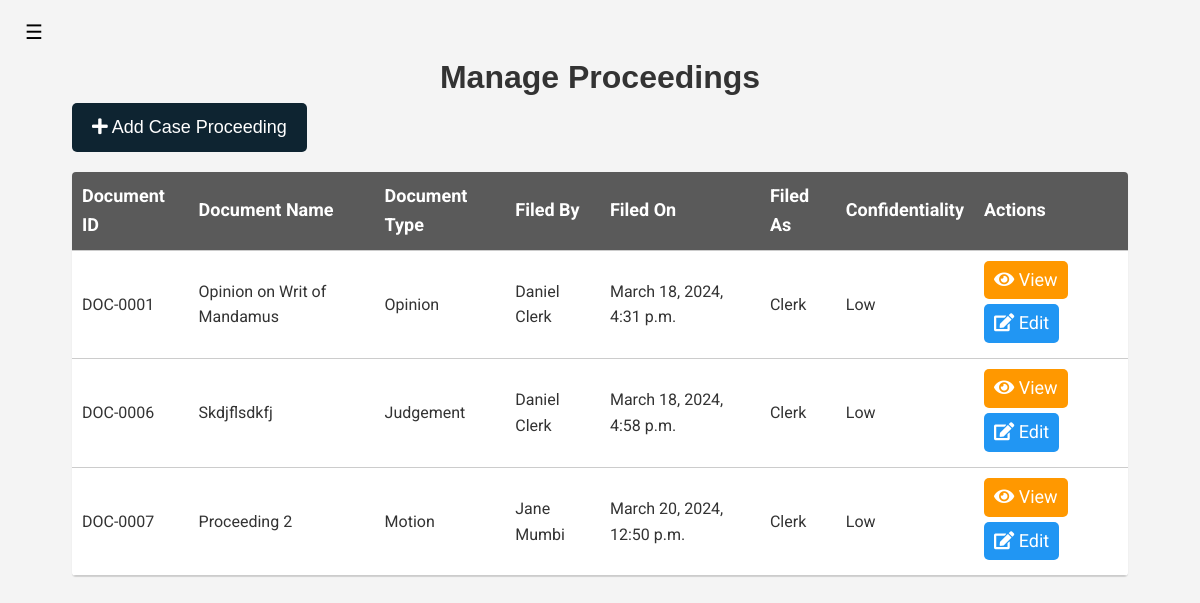
Before: /manage-case-proceeding/1 (signed in) with the older database file.
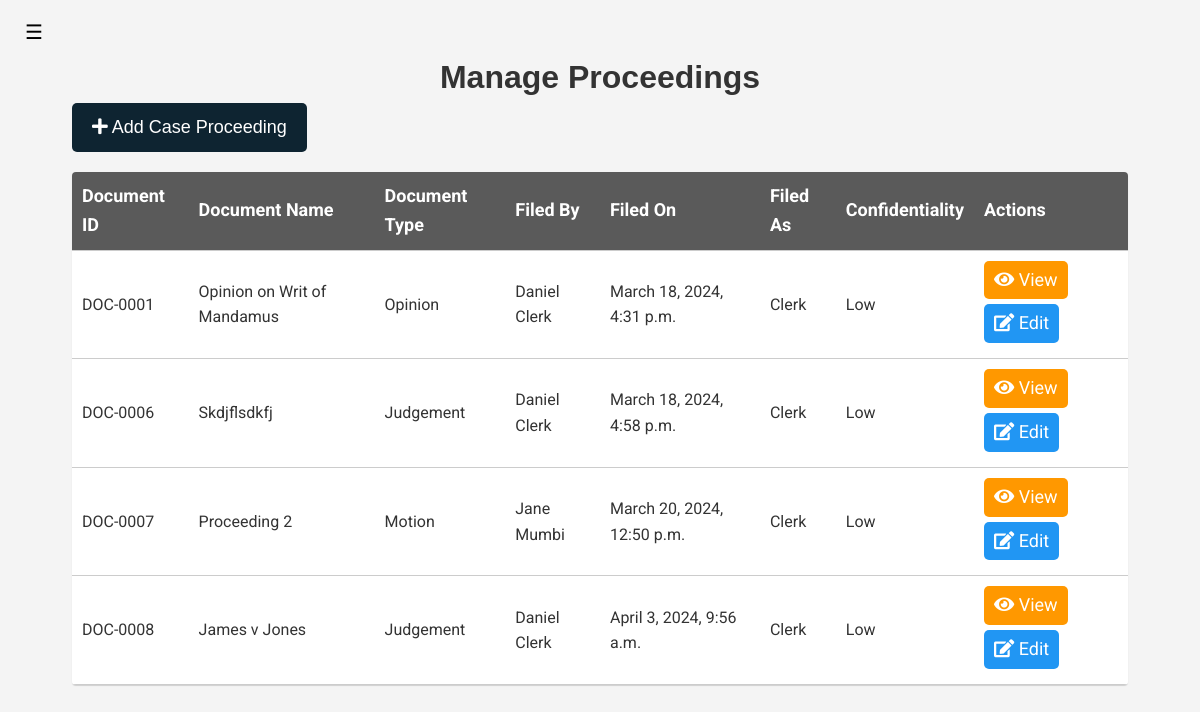
After: the same page with the newer database file.
### court_proceedings_management_application/models.py (models this page shows, shortened)
class CaseProceeding(models.Model):
    DOCUMENT_TYPES = (
        ('application', 'Application'),
        ('evidence', 'Evidence'),
        ('order', 'Order'),
        ('report', 'Report'),
        ('motion', 'Motion'),
        ('judgement', 'Judgement'),
        ('opinion', 'Opinion'),
        ('agreement', 'Agreement'),
        ('statement', 'Statement'),
        ('notice', 'Notice'),
        ('affidavit', 'Affidavit'),
        ('brief', 'Brief'),
        ('complaint', 'Complaint'),
        ('memorandum', 'Memorandum'),
        ('declaration', 'Declaration'),
        ('deposition', 'Deposition'),
        ('pleading', 'Pleading'),
        ('petition', 'Petition'),
        ('reply', 'Reply'),
        ('warrant', 'Warrant'),
        ('will', 'Will'),
        ('subpoena', 'Subpoena'),
        ('transcript', 'Transcript'),
        ('verdict', 'Verdict'),
        ('appeal', 'Appeal'),
        ('sentence', 'Sentence'),
        ('ruling', 'Ruling'),
        ('decree', 'Decree'),
        ('directive', 'Directive'),
        ('mandate', 'Mandate'),
        ('injunction', 'Injunction'),
        ('citation', 'Citation'),
        ('summons', 'Summons'),
        ('writ', 'Writ')
    )
    CONFIDENTIALITY_LEVELS = (
        ('low', 'Low'),
        ('medium', 'Medium'),
        ('high', 'High'),
        ('critical', 'Critical'),
    )
    document_id = models.CharField(max_length=30, unique=True)
    document_name = models.CharField(max_length=255)
    document_type = models.CharField(max_length=30, choices=DOCUMENT_TYPES)
    filed_by = models.ForeignKey(User, on_delete=models.CASCADE)
    filed_as = models.CharField(max_length=255, choices=User.ROLES)
    filed_on = models.DateTimeField(auto_now_add=True)
    confidentiality = models.CharField(max_length=30, choices=CONFIDENTIALITY_LEVELS)
    case = models.ForeignKey(Case, on_delete=models.CASCADE)
    editors = models.ManyToManyField(User, related_name='editors', blank=True)
    content = RichTextUploadingField(null=True, blank=True, default='')
    reliefs = models.ManyToManyField(Relief, blank=True)

class User(AbstractUser, PermissionsMixin):
    ROLES = (
        ('admin', 'Admin'),
        ('clerk', 'Clerk'),
        ('judge', 'Judge'),
        ('participant', 'Participant'),
        ('lawyer', 'Lawyer'),
    )
    COUNTY_CHOICES = (
        ('Baringo', 'Baringo'),
        ('Bomet', 'Bomet'),
        ('Bungoma', 'Bungoma'),
        ('Busia', 'Busia'),
        ('Elgeyo Marakwet', 'Elgeyo Marakwet'),
        ('Embu', 'Embu'),
        ('Garissa', 'Garissa'),
        ('Homa Bay', 'Homa Bay'),
        ('Isiolo', 'Isiolo'),
        ('Kajiado', 'Kajiado'),
        ('Kakamega', 'Kakamega'),
        ('Kericho', 'Kericho'),
        ('Kiambu', 'Kiambu'),
        ('Kilifi', 'Kilifi'),
        ('Kirinyaga', 'Kirinyaga'),
        ('Kisii', 'Kisii'),
        ('Kisumu', 'Kisumu'),
        ('Kitui', 'Kitui'),
        ('Kwale', 'Kwale'),
        ('Laikipia', 'Laikipia'),
        ('Lamu', 'Lamu'),
        ('Machakos', 'Machakos'),
        ('Makueni', 'Makueni'),
        ('Mandera', 'Mandera'),
        ('Marsabit', 'Marsabit'),
        ('Meru', 'Meru'),
        ('Migori', 'Migori'),
        ('Mombasa', 'Mombasa'),
        ('Murang\'a', 'Murang\'a'),
        ('Nairobi', 'Nairobi'),
        ('Nakuru', 'Nakuru'),
        ('Nandi', 'Nandi'),
        ('Narok', 'Narok'),
        ('Nyamira', 'Nyamira'),
        ('Nyandarua', 'Nyandarua'),
        ('Nyeri', 'Nyeri'),
        ('Samburu', 'Samburu'),
        ('Siaya', 'Siaya'),
        ('Taita Taveta', 'Taita Taveta'),
        ('Tana River', 'Tana River'),
        ('Tharaka Nithi', 'Tharaka Nithi'),
    )
    TRIBE_CHOICES = (
        ('Kikuyu', 'Kikuyu'),
        ('Luhya', 'Luhya'),
        ('Luo', 'Luo'),
        ('Kalenjin', 'Kalenjin'),
        ('Kamba', 'Kamba'),
        ('Kisii', 'Kisii'),
        ('Mijikenda', 'Mijikenda'),
        ('Meru', 'Meru'),
        ('Turkana', 'Turkana'),
        ('Maasai', 'Maasai'),
        ('Embu', 'Embu'),
        ('Taita', 'Taita'),
        ('Giriama', 'Giriama'),
        ('Rendille', 'Rendille'),
        ('Borana', 'Borana'),
        ('Samburu', 'Samburu'),
        ('Pokomo', 'Pokomo'),
        ('Orma', 'Orma'),
        ('Elmolo', 'Elmolo'),
        ('Digo', 'Digo'),
        ('Swahili', 'Swahili'),
        ('Taveta', 'Taveta'),
        ('Kuria', 'Kuria'),
        ('Mbeere', 'Mbeere'),
        ('Tharaka', 'Tharaka'),
        ('Gusii', 'Gusii'),
        ('Ilchamus', 'Ilchamus'),
        ('Kalenjin', 'Kalenjin'),
        ('Kamba', 'Kamba'),
        ('Kikuyu', 'Kikuyu'),
        ('Kisii', 'Kisii'),
        ('Kuria', 'Kuria'),
        ('Luhya', 'Luhya'),
        ('Luo', 'Luo'),
        ('Maasai', 'Maasai'),
        ('Meru', 'Meru'),
        ('Mijikenda', 'Mijikenda'),
        ('Pokomo', 'Pokomo'),
        ('Rendille', 'Rendille'),
        ('Samburu', 'Samburu'),
        ('Somali', 'Somali'),
        ('Swahili', 'Swahili'),
        ('Taita', 'Taita'),
        ('Taveta', 'Taveta'),
        ('Tharaka', 'Tharaka'),
        ('Turkana', 'Turkana'),
        ('Gabra', 'Gabra'),
        ('Giriama', 'Giriama'),
    )
    GENDER_CHOICES = (
        ('male', 'Male'),
        ('female', 'Female'),
        ('prefer not to say', 'Prefer not to say'),
    )
    profile_image = models.ImageField(upload_to='profile_images/', null=True, blank=True, default='profile_images'
                                                                                                  '/default.png')
    user_id = models.CharField(max_length=30, unique=True)
    first_name = models.CharField(max_length=30)
    last_name = models.CharField(max_length=30, null=True, blank=True)
    username = models.CharField(max_length=30, unique=True)
    email = models.EmailField(unique=True)
    role = models.CharField(max_length=30, choices=ROLES, default='observer')
    national_id = models.IntegerField(unique=True)
    county_of_residence = models.CharField(max_length=30, choices=COUNTY_CHOICES, default='Nairobi')
    phone_number = models.CharField(max_length=15, blank=True)
    gender = models.CharField(max_length=30, choices=GENDER_CHOICES, default='prefer not to say')
    tribe = models.CharField(max_length=30, choices=TRIBE_CHOICES, default='Kikuyu')
    date_of_birth = models.DateField()
    address = models.CharField(max_length=255)
    password = models.CharField(max_length=30)
    is_active = models.BooleanField(default=True)
    is_staff = models.BooleanField(default=False)
    is_superuser = models.BooleanField(default=False)
    date_joined = models.DateTimeField(auto_now_add=True)
    created_by = models.ForeignKey('self', on_delete=models.SET_NULL, null=True, blank=True)
    is_approved = models.BooleanField(default=False)
    courts = models.ManyToManyField('Court', related_name='users', blank=True)
    def __str__(self):
        return f'{self.first_name} {self.last_name}'

### court_proceedings_management_application/views.py (the view, shortened to what this page needs)
# urls.py: path('manage-case-proceeding/<int:case_id>', views.ManageCaseProceedingView.as_view(), name='manage-case-proceeding'),
class ManageCaseProceedingView(View):
    def __init__(self, *args, **kwargs):
        super().__init__(*args, **kwargs)
        self.case_proceeding_service = CaseProceedingService()
        self.user_service = UserService()
        self.case_service = CaseService()
    def get(self, request, case_id):
        user = request.user
        user_info = self.user_service.get_user_info(user.username)
        case = self.case_service.get_case_by_id(case_id)
        if user_info.role == 'clerk' or user_info.role == 'judge':
            case_proceedings = self.case_proceeding_service.get_case_proceeding_by_case(case)
        elif user_info.role == 'participant' or user_info.role == 'lawyer':
            case_proceedings = self.case_proceeding_service.get_case_proceeding_by_case(case).exclude(
                confidentiality__in=['critical'])
        else:
            case_proceedings = self.case_proceeding_service.get_case_proceeding_by_case(case).exclude(
                confidentiality__in=['medium', 'high', 'critical'])
        context = {
            'user_info': user_info,
            'case': case,
            'case_proceedings': case_proceedings
        }
        return render(request, 'manage-case-proceeding.html', context)

### court_proceedings_management_application/interfaces/case_database.py (called while the page is built)
    def get_case_by_id(self, case_id):
        try:
            return get_object_or_404(Case, id=case_id)
        except:
            raise CaseDoesNotExist(f'Case with id {case_id} does not exist')

### court_proceedings_management_application/interfaces/case_proceeding_database.py (called while the page is built)
    def get_case_proceeding_by_case(self, case_id):
        return CaseProceeding.objects.filter(case_id=case_id)

### court_proceedings_management_application/interfaces/case_proceeding_service.py (called while the page is built)
    def get_case_proceeding_by_case(self, case_id):
        return self.case_proceeding_database.get_case_proceeding_by_case(case_id)

### court_proceedings_management_application/interfaces/case_service.py (called while the page is built)
    def get_case_by_id(self, case_id):
        try:
            return self.case_database.get_case_by_id(case_id)
        except CaseDoesNotExist as e:
            print(e)
            return None

### court_proceedings_management_application/interfaces/user_database.py (called while the page is built)
    def get_user_info(self, username):
        try:
            return get_object_or_404(User, username=username)
        except User.DoesNotExist:
            return UserDoesNotExist(f'User with username {username} does not exist')

### court_proceedings_management_application/interfaces/user_service.py (called while the page is built)
    def get_user_info(self, username):
        try:
            return self.user_database.get_user_info(username)
        except UserDoesNotExist as e:
            print(e)
            return None

### templates/manage-case-proceeding.html (shortened to what this page needs)
{% extends 'sidebar.html' %}
{% load static %}
    {% block title %}
        Manage Proceedings
    {% endblock %}
    {% block content %}
        <article aria-label="case-table">
            <a class="btn btn-primary btn-primary-action" href="{% url 'create-case-proceeding' case_id=case.id %}"><i
                    class="fas fa-plus"></i> Add Case Proceeding
            </a>
            <div class="table-container">
                <table class="material-table">
                    <thead>
                    <tr>
                        <th>Document ID</th>
                        <th>Document Name</th>
                        <th>Document Type</th>
                        <th>Filed By</th>
                        <th>Filed On</th>
                        <th>Filed As</th>
                        <th>Confidentiality</th>
                        <th>Actions</th>
                    </tr>
                    </thead>
                    <tbody>
                    {% for case_proceeding in case_proceedings %}
                        <tr class="clickable-row"
                            onclick="window.location='{% url 'view-case-proceeding' case_proceeding_id=case_proceeding.id %}'">
                            <td>{{ case_proceeding.document_id | capfirst }}</td>
                            <td>{{ case_proceeding.document_name | capfirst }}</td>
                            <td>{{ case_proceeding.document_type | capfirst }}</td>
                            <td>{{ case_proceeding.filed_by }}</td>
                            <td>{{ case_proceeding.filed_on }}</td>
                            <td>{{ case_proceeding.filed_as | capfirst }}</td>
                            <td>{{ case_proceeding.confidentiality | capfirst }}</td>
                            <td>
                                <a class="btn btn-warning btn-secondary-action"
                                   href="{% url 'view-case-proceeding' case_proceeding_id=case_proceeding.id %}"
                                   onclick="event.stopPropagation();"><i
                                        class="fas fa-eye"></i> View</a>
                                {% if user_info.role == 'clerk' or user_info.role == 'judge' or case_proceeding.confidentiality == 'low' or case_proceeding.confidentiality == 'medium' and user_info.role == 'participant' or  case_proceeding.confidentiality == 'medium' and user_info.role == 'lawyer' or case_proceeding.filed_by == user_info %}
                                    <a href="{% url 'edit-case-proceeding'  case_proceeding_id=case_proceeding.id %}"
                                       class="btn btn-info btn-secondary-action" onclick="event.stopPropagation()"><i
                                            class="fas fa-edit"></i> Edit</a>
                                {% endif %}
                            </td>
                        </tr>
                    {% endfor %}
                    </tbody>
                </table>
            </div>
        </article>
    {% endblock %}

Changed rows visible on the page:
added CaseProceeding: document_id "DOC-0008", document_name "James v Jones", document_type "Judgement", filed_by "Daniel Clerk", filed_on "April 3, 2024, 9:56 a.m.", filed_as "Clerk", confidentiality "Low", shows "Edit"
